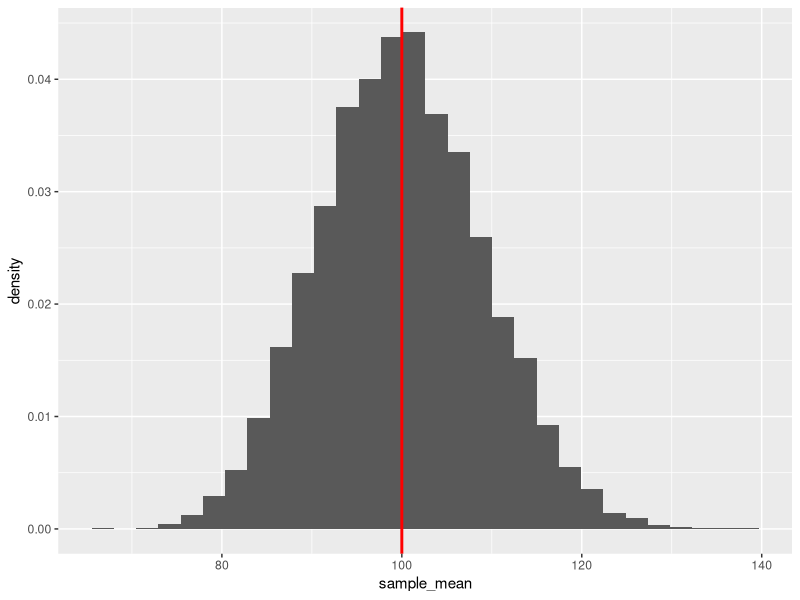
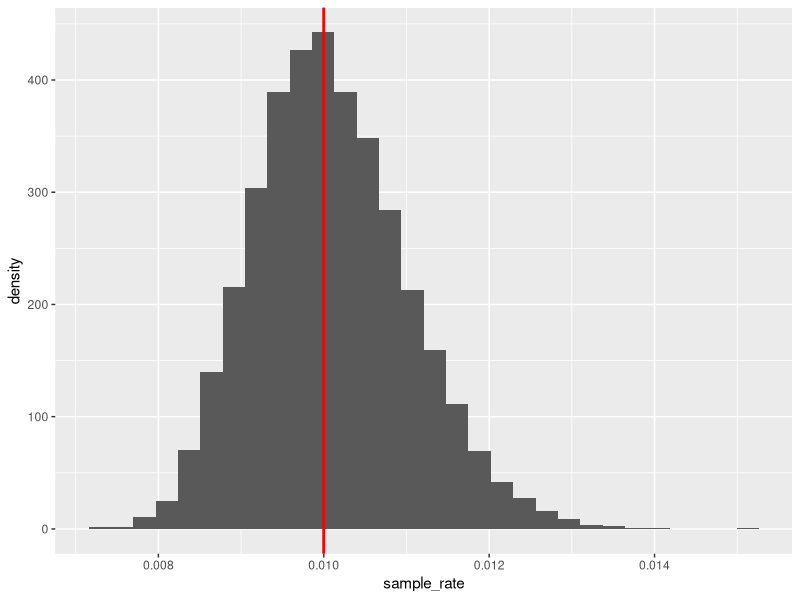
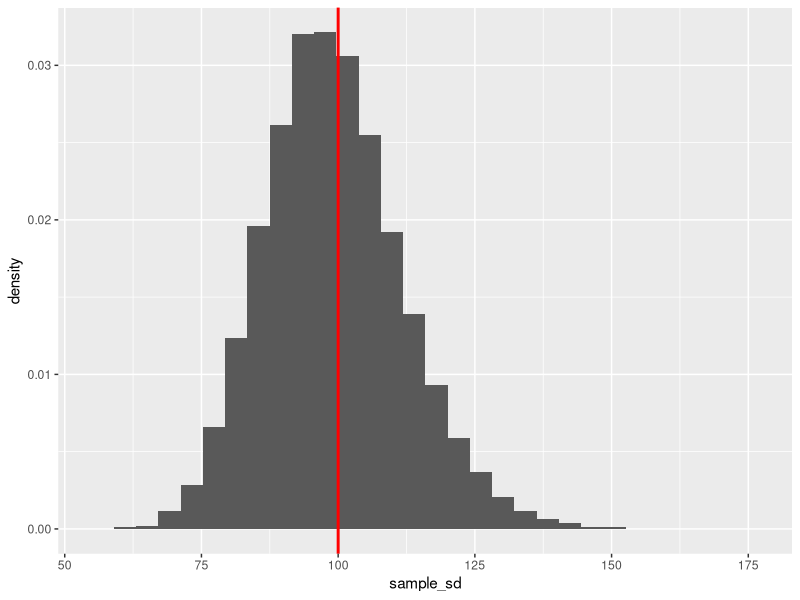
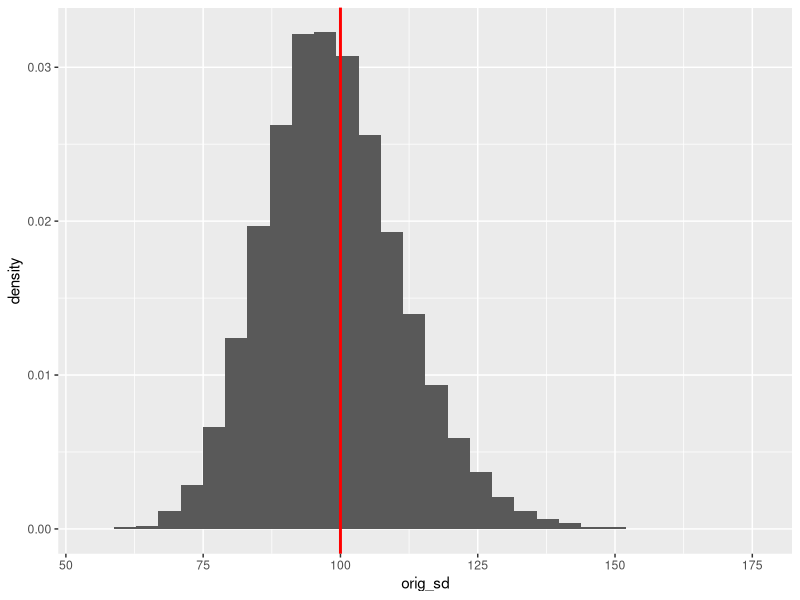
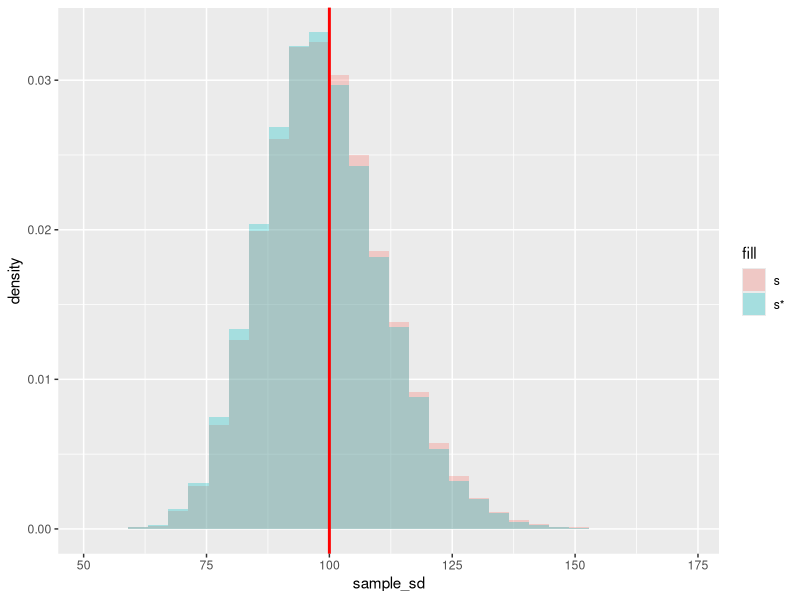
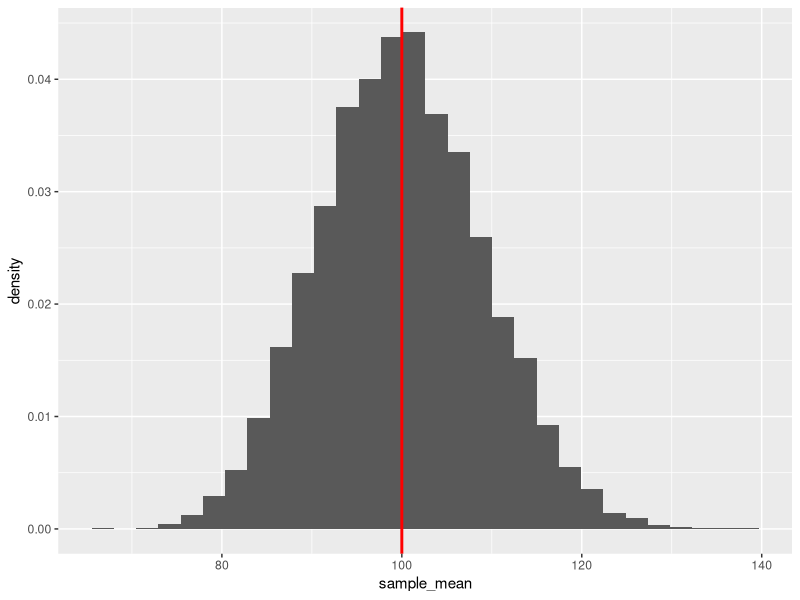
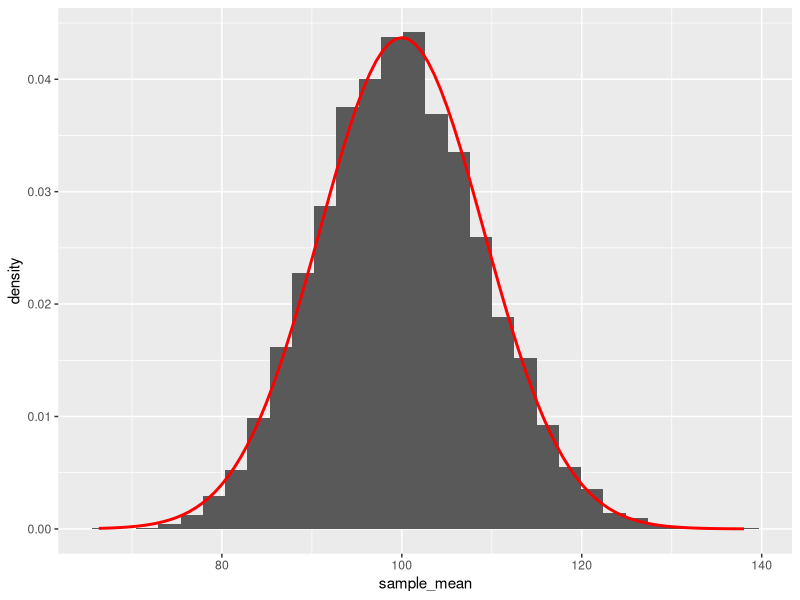
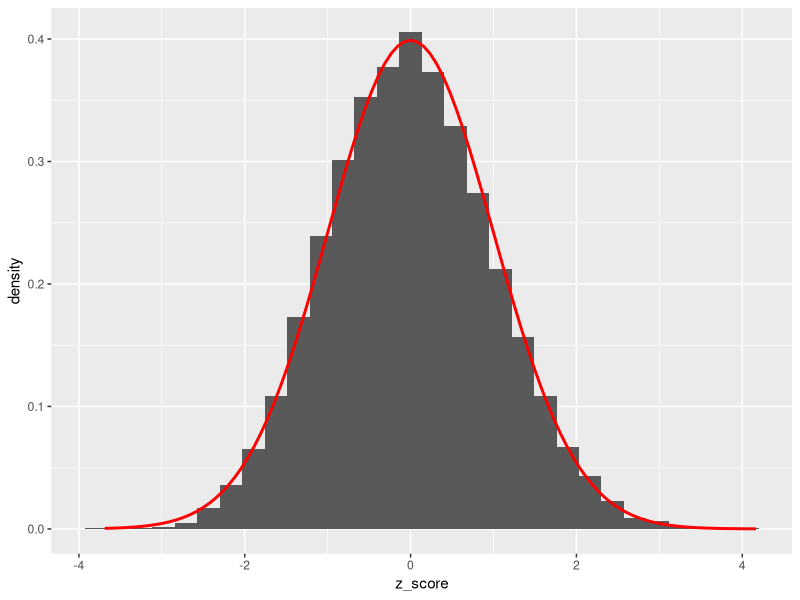

Write the R code that produced these figures, in order.
## ---- chunk 1
knitr::opts_chunk$set(echo = TRUE)
## ---- chunk 2
rate <- 0.01
mu <- 1/rate
sigma <- 1/rate
## ---- chunk 3
sample_size <- 120
replication_number <- 10000

set.seed(1992)
exp_samples <- replicate(replication_number, rexp(n = sample_size, rate = rate))
exp_samples <- as.data.frame(t(exp_samples))

rownames(exp_samples) <- paste0("Sample",1:replication_number)
colnames(exp_samples) <- paste0("Element",1:sample_size)
head(exp_samples)
## ---- chunk 4
exp_samples$sample_mean <- apply(exp_samples[,1:sample_size], 1, mean)
exp_samples$sample_sd <- apply(exp_samples[,1:sample_size], 1, sd)
head(exp_samples[,(sample_size-1):ncol(exp_samples)]) # look at the last 4 columns
## ---- chunk 5
exp_samples$sample_rate <- 1 / exp_samples$sample_mean
head(exp_samples[,(sample_size-1):ncol(exp_samples)])
## ---- chunk 6
library(ggplot2)
ggplot(exp_samples, aes(x=sample_mean)) + geom_histogram(aes(y = after_stat(density))) +
  geom_vline(xintercept = mu, color="red", linewidth=1)
## ---- chunk 7
ggplot(exp_samples, aes(x=sample_rate)) + geom_histogram(aes(y = after_stat(density))) +
  geom_vline(xintercept = rate, color="red", linewidth=1)
## ---- chunk 8
ggplot(exp_samples, aes(x=sample_sd)) + geom_histogram(aes(y = after_stat(density))) +
  geom_vline(xintercept = sigma, color="red", linewidth=1)
## ---- chunk 9
original_sd <- function(x) sqrt(mean((x-mean(x))^2))
## ---- chunk 10
exp_samples$orig_sd <- apply(exp_samples[,1:sample_size], 1, original_sd)
head(exp_samples[,(sample_size-1):ncol(exp_samples)])
## ---- chunk 11
ggplot(exp_samples, aes(x=orig_sd)) + geom_histogram(aes(y = after_stat(density))) +
  geom_vline(xintercept = sigma, color="red", linewidth=1)
## ---- chunk 12
ggplot(exp_samples) +
  geom_histogram(aes(x=sample_sd, y = after_stat(density), fill="s"), alpha=0.3) +
  geom_histogram(aes(x=orig_sd, y = after_stat(density), fill="s*"), alpha=0.3) +
  geom_vline(xintercept = sigma, color="red", linewidth=1)
## ---- chunk 13
c(mean(exp_samples$sample_mean),
  mean(exp_samples$sample_sd),
  mean(exp_samples$orig_sd),
  mean(exp_samples$sample_rate))
## ---- chunk 14
round(mean(exp_samples$sample_mean) - mu,5)
## ---- chunk 15
c(round(mean(exp_samples$sample_sd) - sigma,5),
  round(mean(exp_samples$orig_sd) - sigma,5))
## ---- chunk 16
original_sd(exp_samples$sample_mean)
## ---- chunk 17
original_sd(exp_samples$sample_sd)
## ---- chunk 18
original_sd(exp_samples$orig_sd)
## ---- chunk 19
c(original_sd(exp_samples$sample_mean),
  sigma/sqrt(sample_size))
## ---- chunk 20
MSE_uncorr_sd <- mean((exp_samples$orig_sd - sigma)^2)
MSE_uncorr_sd
## ---- chunk 21
Bs_uncorr_sd <- mean(exp_samples$orig_sd) - sigma
SE_uncorr_sd <- original_sd(exp_samples$orig_sd)

MSE_uncorr_sd_Sum <- Bs_uncorr_sd^2 + SE_uncorr_sd^2

c(MSE_uncorr_sd, MSE_uncorr_sd_Sum)
## ---- chunk 22
MSE_mean <- mean((exp_samples$sample_mean - mu)^2)
SE_mean <- original_sd(exp_samples$sample_mean)

c(MSE_mean, SE_mean^2)
## ---- chunk 23
# Biased Estimator = Uncorrected SD
MSE_uncorr_sd <- mean((exp_samples$orig_sd - sigma)^2)

# Unbiased Estimator = Corrected SD
MSE_corr_sd <- mean((exp_samples$sample_sd- sigma)^2)

# Result
c(MSE_uncorr_sd, MSE_corr_sd)
## ---- chunk 24
ggplot(exp_samples, aes(x=sample_mean)) + geom_histogram(aes(y = after_stat(density))) +
  geom_vline(xintercept = mu, color="red", linewidth=1)
## ---- chunk 25
se_mean_theor <- sigma/sqrt(sample_size)
se_mean_theor
## ---- chunk 26
ggplot(data = exp_samples, mapping = aes(x=sample_mean)) + geom_histogram(aes(y = after_stat(density))) +
  stat_function(fun = dnorm, 
                args = list(mean = mu, sd = se_mean_theor),
                col = 'red',
                linewidth = 1)
## ---- chunk 27
exp_samples$z_score <- (exp_samples$sample_mean - mu)/se_mean_theor

ggplot(data = exp_samples, mapping = aes(x=z_score)) + geom_histogram(aes(y = after_stat(density))) +
  stat_function(fun = dnorm, 
                args = list(mean = 0, sd = 1),
                col = 'red',
                linewidth = 1)
## ---- chunk 28
exp_samples$t_score <- (exp_samples$sample_mean - mu)/(exp_samples$sample_sd/sqrt(sample_size))

ggplot(data = exp_samples, mapping = aes(x=t_score)) + geom_histogram(aes(y = after_stat(density))) +
  stat_function(fun = dnorm, 
                args = list(mean = 0, sd = 1),
                col = 'red',
                linewidth = 1) +
  stat_function(fun = dt, 
                args = list(df = sample_size-1),
                col = 'blue',
                linewidth = 1)
## ---- chunk 29
t_mult <- qt(1-0.02/2, df = sample_size-1)
exp_samples$ci_mean_low_t <- exp_samples$sample_mean - exp_samples$sample_sd/sqrt(sample_size) * t_mult
exp_samples$ci_mean_upp_t <- exp_samples$sample_mean + exp_samples$sample_sd/sqrt(sample_size) * t_mult
mean((exp_samples$ci_mean_low_t <= mu) & (exp_samples$ci_mean_upp_t >= mu))
## ---- chunk 30
z_mult <- qnorm(1-0.02/2)
exp_samples$ci_mean_low_z <- exp_samples$sample_mean - exp_samples$sample_sd/sqrt(sample_size) * z_mult
exp_samples$ci_mean_upp_z <- exp_samples$sample_mean + exp_samples$sample_sd/sqrt(sample_size) * z_mult
mean((exp_samples$ci_mean_low_z <= mu) & (exp_samples$ci_mean_upp_z >= mu))
## ---- chunk 31
exp_samples$est_rate <- 1/exp_samples$sample_mean
se_lambda_empir <- sqrt(mean((exp_samples$est_rate - rate)^2))
se_lambda_empir
## ---- chunk 32
sample_666 <- as.numeric(t(exp_samples[666,1:sample_size]))

# function definition
neg_log_likelihood_expon <- function(theta_expon){
  log_lik_observations <- log(dexp(x = sample_666,
                                   rate = theta_expon))
  return(-sum(log_lik_observations))
}

# do the MLE with optim
expon_ml <- optim(0.001, neg_log_likelihood_expon, hessian = TRUE)
c(expon_ml$par, exp_samples$est_rate[666]) # check estimate
## ---- chunk 33
se_lambda_approx <- sqrt(solve(expon_ml$hessian))
c(se_lambda_approx[1,1], se_lambda_empir)
## ---- chunk 34
c(expon_ml$par - se_lambda_approx[1,1]*qnorm(1-0.03/2),
  expon_ml$par + se_lambda_approx[1,1]*qnorm(1-0.03/2))
## ---- chunk 35
ess <- readxl::read_excel("ess_hun_2024.xlsx")
str(ess)
## ---- chunk 36
ess_small <- ess[!is.na(ess$DailyNetUse) & (ess$DailyNetUse > 0),
                 c("idno", "DailyNetUse", "PartyPreference")]
str(ess_small)
## ---- chunk 37
library(fitdistrplus)
fit_lnorm <- fitdist(ess_small$DailyNetUse, "lnorm", method = "mle")
## ---- chunk 38
summary(fit_lnorm)
## ---- chunk 39
lnorm_byparty <- data.frame(Party=unique(ess_small$PartyPreference),
                            meanlog = NA,
                            se = NA)

for (party in lnorm_byparty$Party) {
  fit_temp <- fitdist(ess_small$DailyNetUse[ess_small$PartyPreference==party],
                      "lnorm", method = "mle")
  lnorm_byparty$meanlog[lnorm_byparty$Party==party] = fit_temp$estimate["meanlog"]
  lnorm_byparty$se[lnorm_byparty$Party==party] = fit_temp$sd["meanlog"]
}

lnorm_byparty
## ---- chunk 40
lnorm_byparty$ci_low <- lnorm_byparty$meanlog - lnorm_byparty$se * qnorm(1-0.05/2)
lnorm_byparty$ci_upp <- lnorm_byparty$meanlog + lnorm_byparty$se * qnorm(1-0.05/2)
lnorm_byparty
## ---- chunk 41
ggplot(lnorm_byparty, aes(x = reorder(Party, meanlog), y=meanlog, fill = Party)) +
  geom_bar(stat = "identity") +
  geom_errorbar(aes(ymin=ci_low, ymax=ci_upp)) +
  coord_flip()
